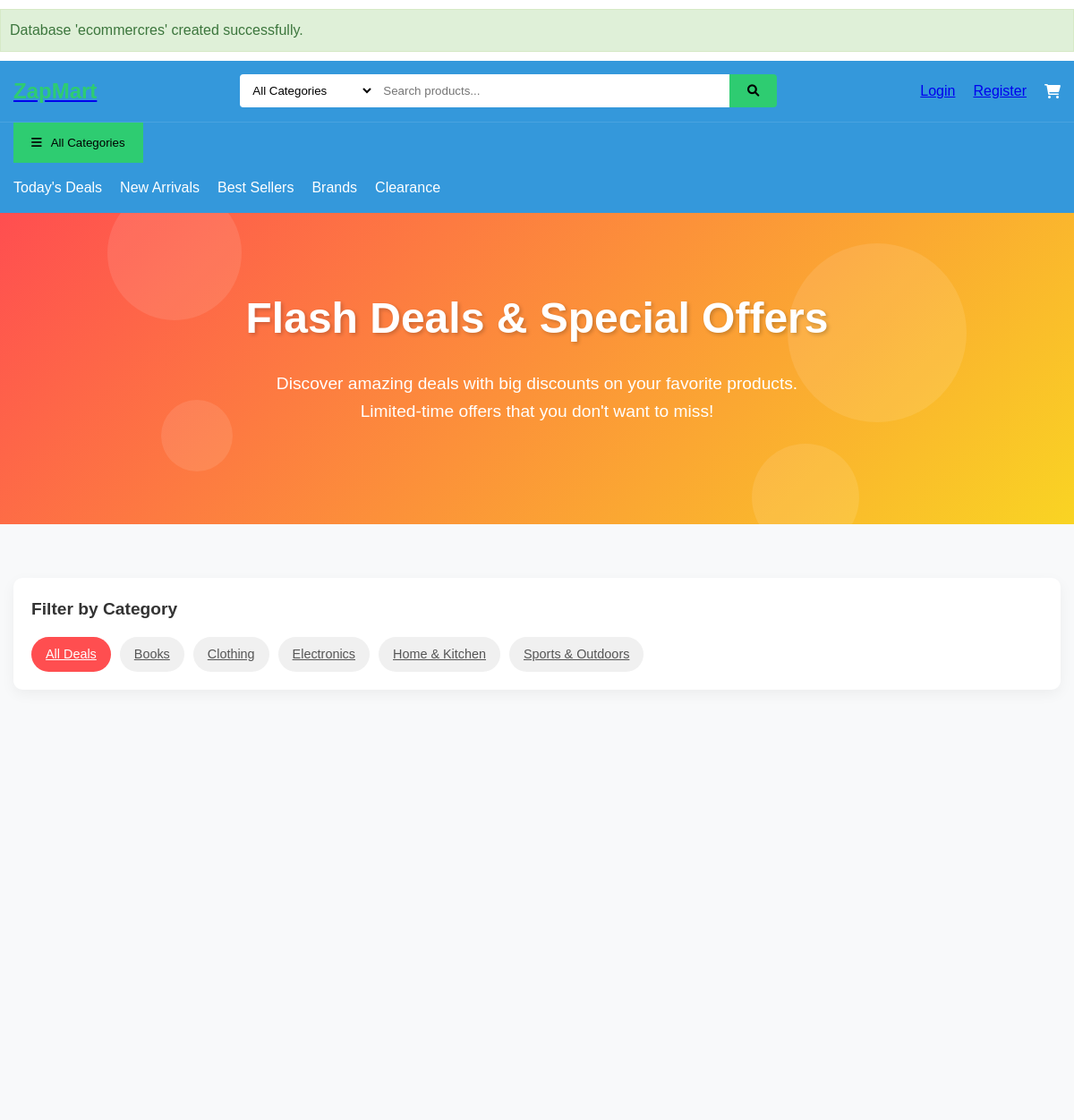
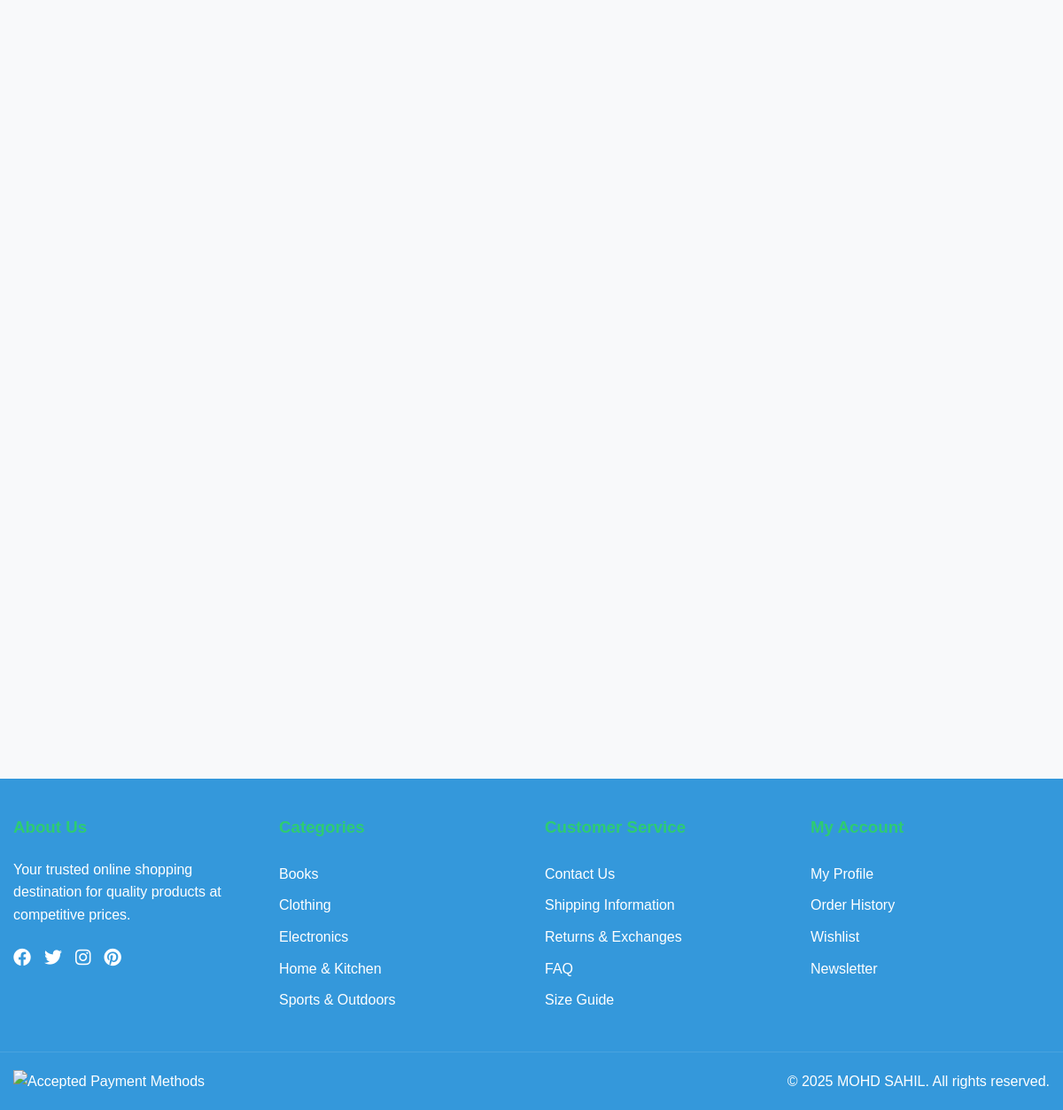
The page /deals.php on the database its author committed (2 pictures, top to bottom).
### tables this page shows
CREATE TABLE IF NOT EXISTS `categories` (
    `id` int(11) NOT NULL AUTO_INCREMENT,
    `name` varchar(100) NOT NULL,
    `slug` varchar(100) NOT NULL,
    `description` text DEFAULT NULL,
    `image` varchar(255) DEFAULT NULL,
    `icon` varchar(50) DEFAULT NULL,
    `parent_id` int(11) DEFAULT NULL,
    `status` enum('active','inactive') NOT NULL DEFAULT 'active',
    `created_at` timestamp NOT NULL DEFAULT current_timestamp(),
    `updated_at` timestamp NOT NULL DEFAULT current_timestamp() ON UPDATE current_timestamp(),
    PRIMARY KEY (`id`),
    UNIQUE KEY `slug` (`slug`),
    KEY `parent_id` (`parent_id`),
    CONSTRAINT `categories_ibfk_1` FOREIGN KEY (`parent_id`) REFERENCES `categories` (`id`) ON DELETE SET NULL
);

### includes/functions.php (called while the page is built, shortened)
<?php
function getCategories($conn) {
    $stmt = $conn->query("SELECT * FROM categories ORDER BY name");
    return $stmt->fetchAll();
}

### deals.php (the view, shortened to what this page needs)
<?php
require_once 'config/database.php';
require_once 'includes/functions.php';
$deals = getDailyDeals($conn, 12);
$categoryId = isset($_GET['category']) ? (int)$_GET['category'] : 0;
$categories = getCategories($conn);
?>
<!DOCTYPE html>
<html lang="en">
<head>
    <link rel="stylesheet" href="assets/css/style.css">
    <link rel="stylesheet" href="https://cdnjs.cloudflare.com/ajax/libs/font-awesome/6.0.0/css/all.min.css">
    <link rel="stylesheet" href="https://cdn.jsdelivr.net/npm/swiper@8/swiper-bundle.min.css">
</head>
<body>
    <?php include 'includes/header.php'; ?>
    <div class="deals-page-header">
        <div class="header-shapes">
            <div class="shape shape-1"></div>
            <div class="shape shape-2"></div>
            <div class="shape shape-3"></div>
            <div class="shape shape-4"></div>
        </div>
        <div class="container">
            <h1>Flash Deals & Special Offers</h1>
            <p>Discover amazing deals with big discounts on your favorite products. Limited-time offers that you don't want to miss!</p>
        </div>
    </div>
    <main class="deals-container">
        <div class="container">
            <div class="deals-filters scroll-animation">
                <h3 class="filter-title">Filter by Category</h3>
                <div class="category-filters">
                    <a href="deals.php" class="category-filter <?php echo $categoryId === 0 ? 'active' : ''; ?>">All Deals</a>
                    <?php foreach ($categories as $category): ?>
                        <a href="deals.php?category=<?php echo $category['id']; ?>" class="category-filter <?php echo $categoryId === (int)$category['id'] ? 'active' : ''; ?>">
                            <?php echo htmlspecialchars($category['name']); ?>
                        </a>
                    <?php endforeach; ?>
                </div>
            </div>
            <div id="all-deals">
                <?php if (empty($deals)): ?>
                    <div class="no-deals scroll-animation">
                        <i class="fas fa-search"></i>
                        <h3>No deals found</h3>
                        <p>We couldn't find any deals matching your criteria.</p>
                        <a href="deals.php" class="btn-primary">Show All Deals</a>
                    </div>
                <?php else: ?>
                    <div class="deals-grid">
                    </div>
                <?php endif; ?>
            </div>
        </div>
    </main>
    <?php include 'includes/footer.php'; ?>
</body>
</html>

### includes/footer.php (shortened to what this page needs)
<?php
$categories = getCategories($conn);
?>
<footer class="main-footer">
    <div class="footer-top">
        <div class="container">
            <div class="footer-grid">
                <div class="footer-column">
                    <h3>About Us</h3>
                    <p>Your trusted online shopping destination for quality products at competitive prices.</p>
                    <div class="social-links">
                        <a href="#"><i class="fab fa-facebook"></i></a>
                        <a href="#"><i class="fab fa-twitter"></i></a>
                        <a href="#"><i class="fab fa-instagram"></i></a>
                        <a href="#"><i class="fab fa-pinterest"></i></a>
                    </div>
                </div>
                <div class="footer-column">
                    <h3>Categories</h3>
                    <ul>
                        <?php
                        foreach (array_slice($categories, 0, 6) as $category) {
                            echo '<li><a href="category.php?id=' . $category['id'] . '">' . $category['name'] . '</a></li>';
                        }
                        ?>
                    </ul>
                </div>
                <div class="footer-column">
                    <h3>Customer Service</h3>
                    <ul>
                        <li><a href="contact.php">Contact Us</a></li>
                        <li><a href="shipping.php">Shipping Information</a></li>
                        <li><a href="returns.php">Returns & Exchanges</a></li>
                        <li><a href="faq.php">FAQ</a></li>
                        <li><a href="size-guide.php">Size Guide</a></li>
                    </ul>
                </div>
                <div class="footer-column">
                    <h3>My Account</h3>
                    <ul>
                        <li><a href="account.php">My Profile</a></li>
                        <li><a href="orders.php">Order History</a></li>
                        <li><a href="wishlist.php">Wishlist</a></li>
                        <li><a href="newsletter.php">Newsletter</a></li>
                    </ul>
                </div>
            </div>
        </div>
    </div>
    <div class="footer-bottom">
        <div class="container">
            <div class="footer-info">
                <div class="payment-methods">
                    <img src="assets/images/payment-methods.png" alt="Accepted Payment Methods">
                </div>
                <div class="copyright">
                    <p>&copy; <?php echo date('Y'); ?> MOHD SAHIL. All rights reserved.</p>
                </div>
            </div>
        </div>
    </div>
</footer>

### assets/css/style.css (style rules this page uses)
* { margin: 0; padding: 0; box-sizing: border-box; }
:root { --primary-color: #232f3e; --secondary-color: #febd69; --text-color: #333; --light-gray: #f5f5f5; --border-color: #ddd; }
body { font-family: Arial, sans-serif; line-height: 1.6; color: var(--text-color); }
.container { max-width: 1200px; margin: 0 auto; padding: 0 15px; }
.main-footer { background: var(--primary-color); color: white; padding: 40px 0 0; }
.footer-grid { display: grid; grid-template-columns: repeat(auto-fit, minmax(200px, 1fr)); gap: 30px; }
.footer-column h3 { color: var(--secondary-color); margin-bottom: 20px; }
.footer-column ul { list-style: none; }
.footer-column a { color: white; text-decoration: none; padding: 5px 0; display: block; }
.social-links { display: flex; gap: 15px; margin-top: 20px; }
.social-links a { color: white; font-size: 20px; }
.footer-bottom { margin-top: 40px; padding: 20px 0; border-top: 1px solid rgba(255,255,255,0.1); }
.footer-info { display: flex; justify-content: space-between; align-items: center; }

### deals.php (style rules this page uses)
:root { --primary-color: #3498db; --primary-dark: #2980b9; --secondary-color: #2ecc71; --accent-color: #f39c12; --danger-color: #e74c3c; --text-color: #333; --light-text: #666; --lighter-text: #999; --border-color: #e1e1e1; --light-bg: #f9f9f9; --white: #ffffff; --shadow: 0 10px 30px rgba(0, 0, 0, 0.1); --input-shadow: 0 5px 15px rgba(0, 0, 0, 0.05); }
.deals-page-header { background: linear-gradient(135deg, #ff4e50 0%, #f9d423 100%); padding: 80px 0; text-align: center; color: white; position: relative; overflow: hidden; }
.deals-page-header h1 { font-size: 3rem; margin-bottom: 20px; position: relative; z-index: 2; text-shadow: 2px 2px 4px rgba(0,0,0,0.2); }
.deals-page-header p { font-size: 1.2rem; max-width: 600px; margin: 0 auto 30px; position: relative; z-index: 2; }
.header-shapes { position: absolute; top: 0; left: 0; width: 100%; height: 100%; overflow: hidden; z-index: 1; }
.shape { position: absolute; background-color: rgba(255,255,255,0.1); border-radius: 50%; }
.shape-1 { width: 150px; height: 150px; top: -30px; left: 10%; animation: float 8s ease-in-out infinite; }
.shape-2 { width: 80px; height: 80px; top: 60%; left: 15%; animation: float 6s ease-in-out infinite 1s; }
.shape-3 { width: 200px; height: 200px; top: 10%; right: 10%; animation: float 10s ease-in-out infinite 2s; }
.shape-4 { width: 120px; height: 120px; bottom: -30px; right: 20%; animation: float 7s ease-in-out infinite 1.5s; }
.deals-container { padding: 60px 0; background-color: #f8f9fa; }
.deals-filters { margin-bottom: 40px; background: white; padding: 20px; border-radius: 10px; box-shadow: 0 5px 15px rgba(0,0,0,0.05); }
.filter-title { font-size: 1.2rem; margin-bottom: 15px; color: #333; font-weight: 600; }
.category-filters { display: flex; flex-wrap: wrap; gap: 10px; }
.category-filter { padding: 8px 16px; border-radius: 30px; background-color: #f0f0f0; color: #555; cursor: pointer; transition: all 0.3s ease; font-size: 0.9rem; border: none; outline: none; }
.category-filter.active { background-color: #ff4e50; color: white; }
.deals-grid { display: grid; grid-template-columns: repeat(auto-fill, minmax(300px, 1fr)); gap: 30px; }
.scroll-animation { opacity: 0; transform: translateY(30px); transition: all 0.8s ease; }
.scroll-animation.active { opacity: 1; transform: translateY(0); }

### rows shown on the page
categories: name "Books"
categories: name "Clothing"
categories: name "Electronics"
categories: name "Home & Kitchen"
categories: name "Sports & Outdoors"

### other values the page prints
$db_name "ecommercres"
